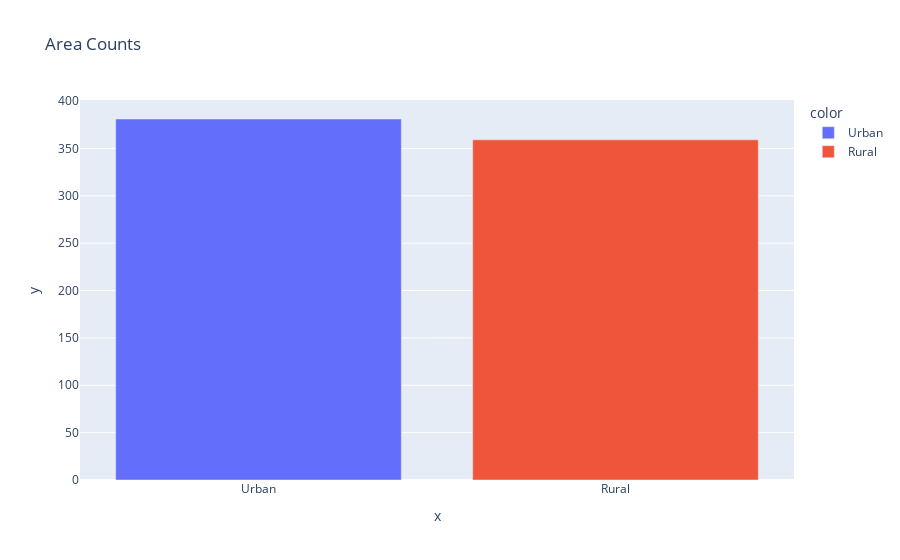

The code cell stored with this chart in its notebook:
### Code cell
px.bar(df,x=df['Area'].value_counts().keys(),y=df['Area'].value_counts(),color=df['Area'].value_counts().keys(),
       title='Area Counts')

### Figure 1 — Plotly figure (JSON) as saved in the notebook; plotly's stock layout.template omitted (floating-point values rounded to 4 significant figures)
{"data": [{"alignmentgroup": "True", "hovertemplate": "color=Urban<br>x=%{x}<br>y=%{y}<extra></extra>", "legendgroup": "Urban", "marker": {"color": "#636efa", "pattern": {"shape": ""}}, "name": "Urban", "offsetgroup": "Urban", "orientation": "v", "showlegend": true, "textposition": "auto", "type": "bar", "x": ["Urban"], "xaxis": "x", "y": [381], "yaxis": "y"}, {"alignmentgroup": "True", "hovertemplate": "color=Rural<br>x=%{x}<br>y=%{y}<extra></extra>", "legendgroup": "Rural", "marker": {"color": "#EF553B", "pattern": {"shape": ""}}, "name": "Rural", "offsetgroup": "Rural", "orientation": "v", "showlegend": true, "textposition": "auto", "type": "bar", "x": ["Rural"], "xaxis": "x", "y": [359], "yaxis": "y"}], "layout": {"barmode": "relative", "legend": {"title": {"text": "color"}, "tracegroupgap": 0}, "title": {"text": "Area Counts"}, "xaxis": {"anchor": "y", "domain": [0, 1], "title": {"text": "x"}}, "yaxis": {"anchor": "x", "domain": [0, 1], "title": {"text": "y"}}}}
